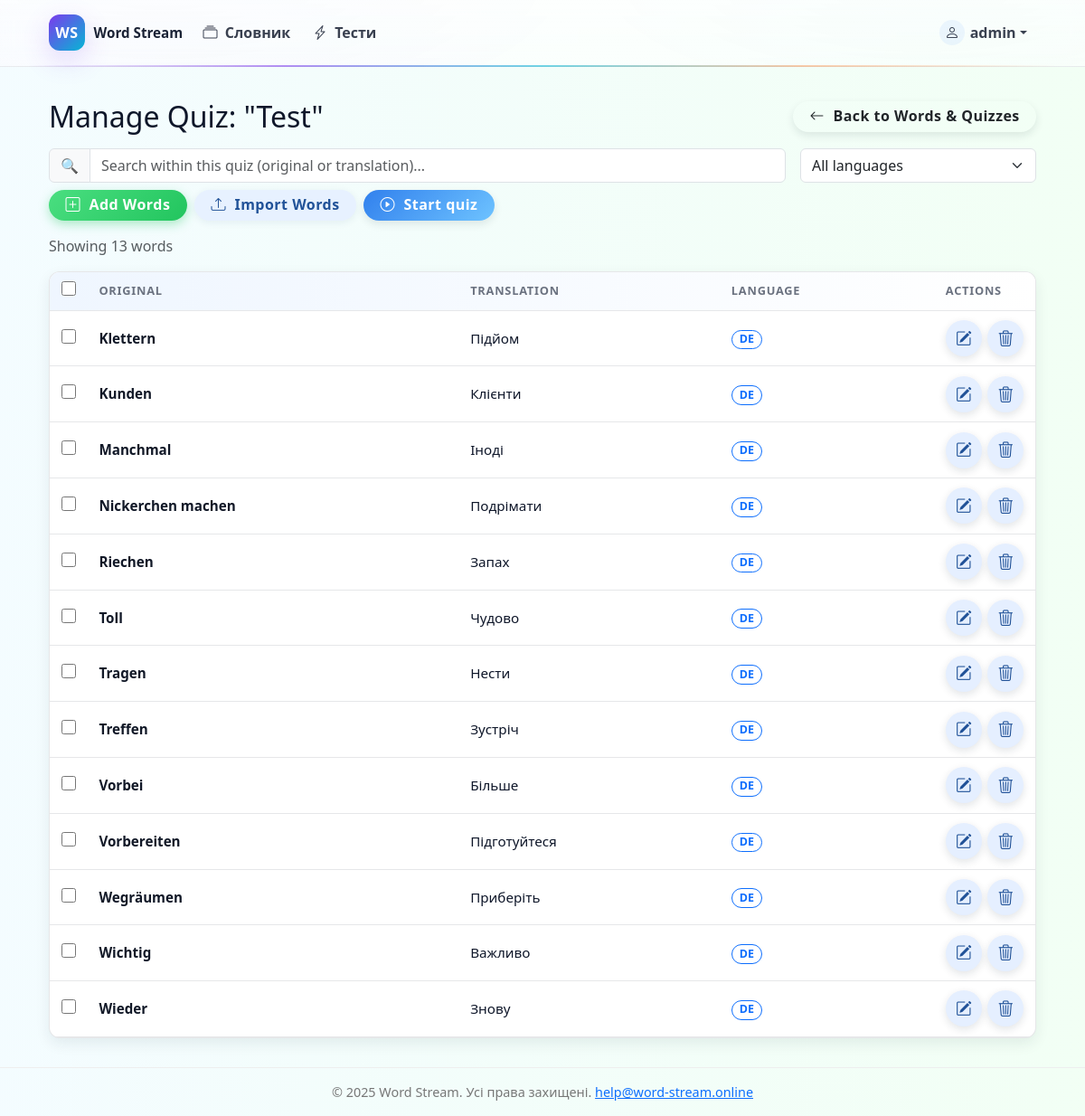
/quiz/38/ (signed in), run on the app's committed database.
### quiz/models.py (models this page shows, shortened)
class CustomQuiz(models.Model):
    owner = models.ForeignKey(
        User,
        on_delete=models.CASCADE,
        related_name="custom_quizzes",
        null=True,      # temporary
        blank=True,
    )
    title = models.CharField(max_length=100)
    words = models.ManyToManyField(Word, related_name="in_quizzes")

class Word(models.Model):
    LANGUAGE_CHOICES = [
        ("de", "Німецька"),
        ("en", "Англійська"),
        ("uk", "Українська"),
        ("pl", "Польська"),
        ("fr", "Французька"),
        ("es", "Іспанська"),
        ("it", "Італійська"),
        ("pt", "Португальська"),
        ("nl", "Нідерландська"),
        ("sv", "Шведська"),
        ("no", "Норвезька"),
        ("da", "Данська"),
        ("fi", "Фінська"),
        ("cs", "Чеська"),
        ("sk", "Словацька"),
        ("hu", "Угорська"),
        ("ro", "Румунська"),
    ]
    owner = models.ForeignKey(
        User,
        on_delete=models.CASCADE,
        related_name="words",
        null=True,       # temporary so old rows are allowed
        blank=True,      # same
    )
    original_word = models.CharField(max_length=100)
    translation = models.CharField(max_length=100)
    language = models.CharField(
        max_length=5,
        choices=LANGUAGE_CHOICES,
        default="de",
        blank=True,      # empty string means "unknown"
    )
    is_quizable = models.BooleanField(default=True)
    times_quizzed = models.IntegerField(default=0)
    correct_answers = models.IntegerField(default=0)
    timeout = models.IntegerField(default=0)
    class Meta:
        unique_together = ("owner", "original_word", "language")

### quiz/views.py (the view)
# urls.py: path('quiz/<int:pk>/', views.custom_quiz_detail, name='custom_quiz_detail'),
@login_required
def custom_quiz_detail(request, pk):
    quiz = get_object_or_404(CustomQuiz, pk=pk, owner=request.user)
    quiz_words = quiz.words.order_by('original_word')
    all_words = Word.objects.filter(owner=request.user).exclude(
        pk__in=quiz_words.values('pk')
    ).order_by('original_word')
    context = {
        'quiz': quiz,
        'quiz_words': quiz_words,
        'all_words': all_words,
        'language_choices': Word.LANGUAGE_CHOICES,
    }
    return render(request, 'quiz/quiz_manage_words.html', context)

### quiz/templates/quiz/quiz_manage_words.html (shortened to what this page needs)
{% extends "base.html" %}
{% load static %}
{% block content %}
<div class="container mt-1"
     id="quiz-manage-root"
     data-quiz-id="{{ quiz.id }}"
     data-add-url="{% url 'quiz:quiz_add_words' quiz.id %}"
     data-remove-url="{% url 'quiz:quiz_remove_word' quiz.id %}"
     data-bulk-remove-url="{% url 'quiz:bulk_remove_quiz_words' quiz.id %}">
    <div class="d-flex flex-column flex-sm-row justify-content-between align-items-sm-center mb-3">
        <h2 class="mb-0 order-first order-sm-first text-center text-sm-start">
          Manage Quiz: "{{ quiz.title }}"
        </h2>
      <a
        href="{% url 'quiz:word_list' %}"
        class="btn btn-ws-base btn-ws-outline text-nowrap mt-2 mt-sm-0 order-last order-sm-last"
      >
        <i class="bi bi-arrow-left me-1"></i>
        Back to Words &amp; Quizzes
      </a>
    </div>
  {% include "quiz/partials/manage/_quiz_words_table.html" %}
</div>
{% endblock %}

### quiz/templates/base.html (shortened to what this page needs)
{% load static %}
<!DOCTYPE html>
<html lang="en">
<head>
  <link rel="stylesheet" href="https://cdn.jsdelivr.net/npm/bootstrap@5.3.3/dist/css/bootstrap.min.css">
  <link rel="stylesheet" href="https://cdn.jsdelivr.net/npm/bootstrap-icons@1.11.3/font/bootstrap-icons.css">
  <link rel="stylesheet" href="{% static 'quiz/css/styles.css' %}">
</head>
<body>
  <div class="ws-header">
    <nav class="navbar navbar-expand-lg">
      <div class="container ws-header-inner">
        <a class="ws-brand" href="{% url 'quiz:index' %}">
          <div class="ws-logo-badge" aria-hidden="true">WS</div>
          <div class="ws-brand-text">
            <b>Word Stream</b>
          </div>
        </a>
        <div class="collapse navbar-collapse" id="navbarNav">
          <ul class="navbar-nav mx-lg-auto mb-2 mb-lg-0 gap-lg-1">
            {% if user.is_authenticated %}
              <li class="nav-item">
                <a class="nav-link ws-navlink" href="{% url 'quiz:word_list' %}">
                  <i class="bi bi-collection me-1"></i> Словник
                </a>
              </li>
            {% endif %}
            <li class="nav-item">
              <a class="nav-link ws-navlink" href="{% url 'quiz:quiz' %}">
                <i class="bi bi-lightning-charge me-1"></i> Тести
              </a>
            </li>
          </ul>
          <ul class="navbar-nav ms-lg-auto mb-2 mb-lg-0 align-items-lg-center gap-2">
            {% if user.is_authenticated %}
              <li class="nav-item dropdown ws-dropdown">
                <a class="nav-link ws-navlink dropdown-toggle d-flex align-items-center" href="#"
                   role="button" data-bs-toggle="dropdown" aria-expanded="false">
                  <span class="user-avatar"><i class="bi bi-person"></i></span>
                  <span>{{ user.username }}</span>
                </a>
              </li>
            {% endif %}
          </ul>
        </div>
      </div>
    </nav>
  </div>
  <main class="container">
    {% block content %}{% endblock %}
  </main>
  <footer>
    &copy; {% now "Y" %} Word Stream. Усі права захищені.
    <a href="mailto:help@word-stream.online">help@word-stream.online</a>
  </footer>
</body>
</html>

### quiz/templates/quiz/partials/manage/_quiz_words_table.html (shortened to what this page needs)
<div class="mb-3">
  <div class="row g-2 g-lg-3 align-items-lg-center mb-2">
    <div class="col-12 col-lg-9">
      <div class="input-group">
        <span class="input-group-text">🔍</span>
        <input
          type="text"
          id="quiz-word-search"
          class="form-control"
          placeholder="Search within this quiz (original or translation)..."
        >
      </div>
    </div>
    <div class="col-12 col-lg-3">
      <select id="quiz-language-filter" class="form-select">
        <option value="">All languages</option>
      </select>
    </div>
  </div>
  <div class="d-flex flex-column flex-sm-row justify-content-start gap-2">
    <button
      id="open-add-words-modal-btn"
      class="btn btn-ws-base btn-ws-success flex-fill flex-sm-grow-0 text-nowrap"
      data-quiz-id="{{ quiz.id }}"
      data-candidate-url="{% url 'quiz:quiz_candidate_words' quiz.id %}"
      data-add-url="{% url 'quiz:quiz_add_words' quiz.id %}"
    >
      <i class="bi bi-plus-square me-1"></i>
      Add Words
    </button>
    <a
      href="{% url 'quiz:upload_words' %}?quiz_id={{ quiz.id }}"
      class="btn btn-ws-base btn-ws-soft flex-fill flex-sm-grow-0 text-nowrap"
    >
      <i class="bi bi-upload me-1"></i>
      Import Words
    </a>
      <a
        href="{% url 'quiz:quiz' %}?start=1&quiz_id={{ quiz.id }}"
        class="btn btn-ws-base btn-ws-primary text-nowrap"
    >
        <i class="bi bi-play-circle me-1"></i>
        Start quiz
    </a>
  </div>
</div>
<p class="text-muted mb-3" id="quiz-word-count-text">
  Showing
  <span id="quiz-word-count-number">{{ quiz_words|length }}</span>
  word{% if quiz_words|length != 1 %}s{% endif %}
</p>
<div class="ws-table-wrapper">
  <div class="ws-table-scroll">
    <table class="ws-table ws-table-quiz-words">
      <thead>
        <tr>
          <th class="ws-check-header">
            <input type="checkbox" id="quiz-word-select-all" class="ws-check-input">
          </th>
          <th>Original</th>
          <th>Translation</th>
          <th class="ws-lang-header">Language</th>
          <th class="ws-actions-header">Actions</th>
        </tr>
      </thead>
      <tbody id="quiz-word-table-body">
        {% for word in quiz_words %}
          <tr data-word-id="{{ word.id }}" data-language="{{ word.language }}">
            <td class="ws-check-cell">
              <input type="checkbox" class="ws-check-input quiz-word-checkbox">
            </td>
            <td class="ws-col-original">
              {{ word.original_word }}
            </td>
            <td class="ws-col-translation">
              {{ word.translation }}
            </td>
            <td class="ws-lang-cell">
              <span class="ws-lang-badge">{{ word.language|upper }}</span>
            </td>
            <td class="ws-actions-cell">
              <div class="btn-row">
                <button
                  type="button"
                  class="btn-ws-icon edit quiz-edit-word-btn"
                  title="Edit word"
                  aria-label="Edit word"
                  data-word-id="{{ word.id }}"
                  data-original="{{ word.original_word|escape }}"
                  data-translation="{{ word.translation|escape }}"
                  data-language="{{ word.language }}"
                  data-edit-url="{% url 'quiz:edit_word' word.id %}"
                >
                  <i class="bi bi-pencil-square"></i>
                </button>
                <button
                  type="button"
                  class="btn-ws-icon delete remove-word-btn"
                  title="Remove from quiz"
                  aria-label="Remove word from this quiz"
                >
                  <i class="bi bi-trash3"></i>
                </button>
              </div>
            </td>
          </tr>
        {% empty %}
          <tr>
            <td colspan="100%" class="text-center text-muted py-4">
              This quiz has no words yet.
            </td>
          </tr>
        {% endfor %}
      </tbody>
    </table>
  </div>
</div>

### quiz/static/quiz/css/styles.css (style rules this page uses)
:root { --ws-bg: #f5f7fb; --ws-surface: #ffffff; --ws-text: #0f172a; --ws-muted: #6b7280; --ws-border: #e5e7eb; --ws-primary-1: #3180ed; --ws-primary-2: #6ec3ff; --ws-soft-bg: #e7f1ff; --ws-soft-bg-hover: #d5e5ff; --ws-soft-text: #215298; --ws-soft-text-hover: #163a6b; --ws-danger-1: #f97373; --ws-danger-2: #f43f5e; --ws-danger-1-hover: #dc2626; --ws-danger-2-hover: #e11d48; --ws-success-1: #4ade80; --ws-success-2: #22c55e; --ws-success-1-hover: #22c55e; --ws-success-2-hover: #16a34a; --ws-radius-sm: 12px; --ws-radius-md: 16px; --ws-radius-lg: 18px; --ws-radius-pill: 999px; --ws-shadow-sm: 0 4px 10px rgba(15, 35, 52, 0.10); --ws-shadow-md: 0 6px 16px rgba(15, 35, 52, 0.08); --ws-shadow-lg: 0 10px 25px rgba(15, 35, 52, 0.08); --ws-focus-ring: 0 0 0 3px rgba(49, 128, 237, 0.35); --ws-t-fast: 120ms ease; --ws-t: 250ms ease; --ws-reveal-dur: 600ms; --ws-reveal-ease: ease; }
body { background-color: var(--ws-bg); color: var(--ws-text); font-family: system-ui, -apple-system, BlinkMacSystemFont, "Segoe UI", sans-serif; }
.btn-row { display: flex; flex-wrap: wrap; gap: 0.75rem; }
.btn-ws-base, .btn-ws-icon, .choice-btn, .match-item { -webkit-tap-highlight-color: transparent; user-select: none; cursor: pointer; text-decoration: none; display: inline-flex; align-items: center; justify-content: center; gap: 0.35rem; line-height: 1.2; }
.btn-ws-base { border-radius: var(--ws-radius-pill); font-weight: 600; letter-spacing: 0.03em; padding: 0.45rem 1.15rem; border: 0; box-shadow: var(--ws-shadow-sm); transition: transform var(--ws-t-fast), box-shadow var(--ws-t), filter var(--ws-t), background-color var(--ws-t), color var(--ws-t); will-change: transform; }
.btn-ws-primary { background-image: linear-gradient(135deg, var(--ws-primary-1), var(--ws-primary-2)); color: #ffffff; }
.btn-ws-soft { background-color: var(--ws-soft-bg); color: var(--ws-soft-text); box-shadow: 0 2px 8px rgba(23, 60, 117, 0.08); }
.btn-ws-success { background: linear-gradient(135deg, var(--ws-success-1), var(--ws-success-2)); color: #ffffff; box-shadow: 0 4px 12px rgba(34, 197, 94, 0.35); }
.btn-ws-icon { width: 2.5rem; height: 2.5rem; border-radius: 50%; padding: 0; border: 0; background-color: #e5efff; color: var(--ws-soft-text); box-shadow: 0 3px 10px rgba(15, 35, 52, 0.12); transition: transform var(--ws-t-fast), box-shadow var(--ws-t), background-color var(--ws-t), color var(--ws-t); flex: 0 0 auto; }
.btn-ws-icon i { font-size: 1.1rem; }
.ws-table-wrapper { margin: 0 auto; max-width: 100%; border: 1px solid var(--ws-border); border-radius: var(--ws-radius-sm); background: var(--ws-surface); overflow: hidden; box-shadow: var(--ws-shadow-md); }
.ws-table-scroll { overflow-x: auto; width: 100%; }
table.ws-table { width: 100%; border-collapse: collapse; font-size: 0.95rem; }
.ws-table thead { background: linear-gradient(to right, #eff6ff, #ffffff); }
.ws-table thead th { padding: 0.65rem 0.8rem; border-bottom: 1px solid var(--ws-border); font-size: 0.8rem; text-transform: uppercase; letter-spacing: 0.06em; font-weight: 600; color: var(--ws-muted); white-space: nowrap; }
.ws-table tbody td { padding: 0.65rem 0.8rem; border-bottom: 1px solid var(--ws-border); vertical-align: middle; }
.ws-col-original { white-space: nowrap; overflow: hidden; text-overflow: ellipsis; max-width: 200px; font-weight: 600; color: #111827; }
.ws-col-translation { white-space: normal; }
.ws-check-header, .ws-check-cell { width: 40px; text-align: center; }
.ws-check-input { width: 16px; height: 16px; cursor: pointer; accent-color: var(--ws-primary-1); }
.ws-actions-cell { white-space: nowrap; width: 1%; text-align: right; vertical-align: middle; }
.ws-actions-cell .btn-row { display: inline-flex; flex-wrap: nowrap; align-items: center; gap: 0.4rem; }
.ws-lang-badge { display: inline-block; padding: 0.15rem 0.5rem; border-radius: 999px; border: 1px solid #0d6efd; color: #0d6efd; background: transparent; font-size: 0.78rem; font-weight: 600; line-height: 1.2; white-space: nowrap; }

### data on the page
CustomQuiz: title "Test"
Word: original_word "Klettern", translation "Підйом", language "DE"
Word: original_word "Kunden", translation "Клієнти", language "DE"
Word: original_word "Manchmal", translation "Іноді", language "DE"
Word: original_word "Nickerchen machen", translation "Подрімати", language "DE"
Word: original_word "Riechen", translation "Запах", language "DE"
Word: original_word "Toll", translation "Чудово", language "DE"
Word: original_word "Tragen", translation "Нести", language "DE"
Word: original_word "Treffen", translation "Зустріч", language "DE"
Word: original_word "Vorbei", translation "Більше", language "DE"
Word: original_word "Vorbereiten", translation "Підготуйтеся", language "DE"
Word: original_word "Wegräumen", translation "Приберіть", language "DE"
Word: original_word "Wichtig", translation "Важливо", language "DE"
Word: original_word "Wieder", translation "Знову", language "DE"

### other printed values
{{ user.username }} "admin"
{{ quiz_words|length }} "13"
